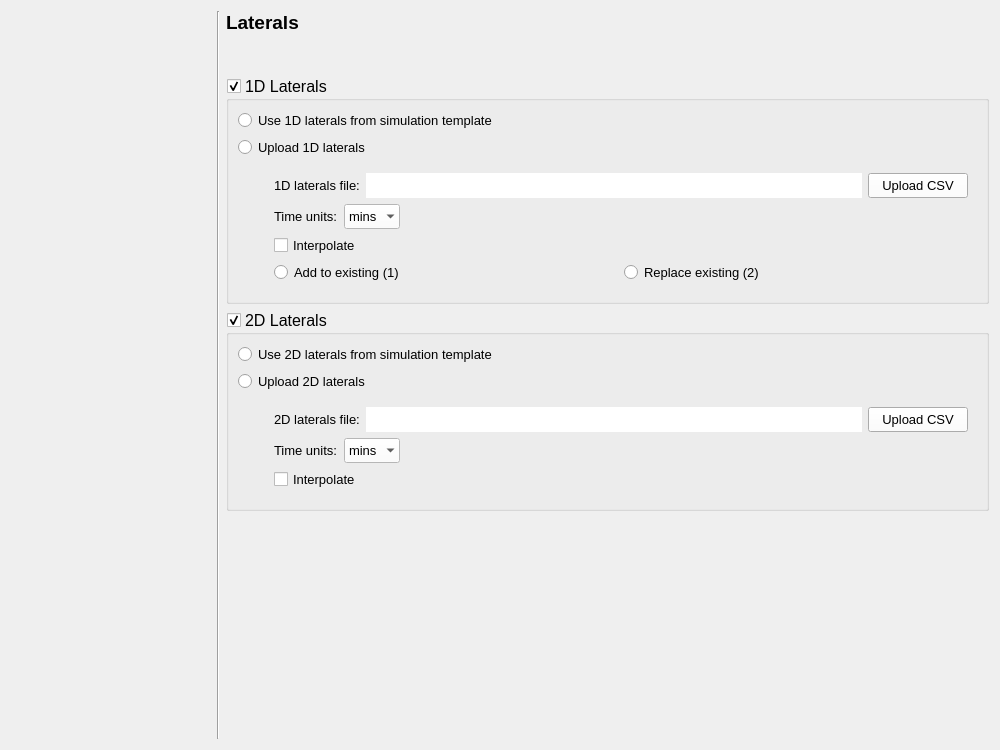
<?xml version="1.0" encoding="UTF-8"?>
<ui version="4.0">
 <class>Form</class>
 <widget class="QWidget" name="Form">
  <property name="geometry">
   <rect>
    <x>0</x>
    <y>0</y>
    <width>1000</width>
    <height>750</height>
   </rect>
  </property>
  <property name="minimumSize">
   <size>
    <width>0</width>
    <height>0</height>
   </size>
  </property>
  <property name="palette">
   <palette>
    <active>
     <colorrole role="Button">
      <brush brushstyle="SolidPattern">
       <color alpha="255">
        <red>255</red>
        <green>255</green>
        <blue>255</blue>
       </color>
      </brush>
     </colorrole>
    </active>
    <inactive>
     <colorrole role="Button">
      <brush brushstyle="SolidPattern">
       <color alpha="255">
        <red>255</red>
        <green>255</green>
        <blue>255</blue>
       </color>
      </brush>
     </colorrole>
    </inactive>
    <disabled>
     <colorrole role="Button">
      <brush brushstyle="SolidPattern">
       <color alpha="255">
        <red>255</red>
        <green>255</green>
        <blue>255</blue>
       </color>
      </brush>
     </colorrole>
    </disabled>
   </palette>
  </property>
  <property name="font">
   <font>
    <family>Segoe UI</family>
    <pointsize>12</pointsize>
   </font>
  </property>
  <property name="windowTitle">
   <string>Form</string>
  </property>
  <layout class="QGridLayout" name="gridLayout">
   <item row="0" column="0" rowspan="11">
    <widget class="QWidget" name="wizard_steps_widget" native="true">
     <property name="sizePolicy">
      <sizepolicy hsizetype="Preferred" vsizetype="Expanding">
       <horstretch>0</horstretch>
       <verstretch>0</verstretch>
      </sizepolicy>
     </property>
     <property name="minimumSize">
      <size>
       <width>200</width>
       <height>0</height>
      </size>
     </property>
     <property name="maximumSize">
      <size>
       <width>200</width>
       <height>16777215</height>
      </size>
     </property>
     <layout class="QVBoxLayout" name="verticalLayout_2"/>
    </widget>
   </item>
   <item row="0" column="1" rowspan="11">
    <widget class="Line" name="line">
     <property name="sizePolicy">
      <sizepolicy hsizetype="Fixed" vsizetype="Expanding">
       <horstretch>0</horstretch>
       <verstretch>0</verstretch>
      </sizepolicy>
     </property>
     <property name="orientation">
      <enum>Qt::Vertical</enum>
     </property>
    </widget>
   </item>
   <item row="0" column="2">
    <widget class="QLabel" name="label">
     <property name="font">
      <font>
       <family>Segoe UI</family>
       <pointsize>14</pointsize>
       <weight>75</weight>
       <bold>true</bold>
       <underline>false</underline>
      </font>
     </property>
     <property name="text">
      <string>Laterals</string>
     </property>
    </widget>
   </item>
   <item row="9" column="2">
    <spacer name="verticalSpacer">
     <property name="orientation">
      <enum>Qt::Vertical</enum>
     </property>
     <property name="sizeHint" stdset="0">
      <size>
       <width>20</width>
       <height>40</height>
      </size>
     </property>
    </spacer>
   </item>
   <item row="10" column="2">
    <spacer name="horizontalSpacer">
     <property name="orientation">
      <enum>Qt::Horizontal</enum>
     </property>
     <property name="sizeHint" stdset="0">
      <size>
       <width>40</width>
       <height>20</height>
      </size>
     </property>
    </spacer>
   </item>
   <item row="8" column="2">
    <widget class="QGroupBox" name="groupbox_2d">
     <property name="font">
      <font>
       <family>Segoe UI</family>
       <pointsize>12</pointsize>
      </font>
     </property>
     <property name="title">
      <string>2D Laterals</string>
     </property>
     <property name="checkable">
      <bool>true</bool>
     </property>
     <layout class="QGridLayout" name="gridLayout_3">
      <property name="leftMargin">
       <number>9</number>
      </property>
      <property name="topMargin">
       <number>9</number>
      </property>
      <property name="rightMargin">
       <number>9</number>
      </property>
      <property name="bottomMargin">
       <number>9</number>
      </property>
      <item row="1" column="0">
       <widget class="QRadioButton" name="rb_upload_2d_laterals">
        <property name="font">
         <font>
          <family>Segoe UI</family>
          <pointsize>10</pointsize>
         </font>
        </property>
        <property name="text">
         <string>Upload 2D laterals</string>
        </property>
       </widget>
      </item>
      <item row="0" column="0">
       <widget class="QRadioButton" name="rb_use_2d_laterals">
        <property name="font">
         <font>
          <family>Segoe UI</family>
          <pointsize>10</pointsize>
         </font>
        </property>
        <property name="text">
         <string>Use 2D laterals from simulation template</string>
        </property>
       </widget>
      </item>
      <item row="2" column="0">
       <widget class="QWidget" name="uploadgroup_2d" native="true">
        <layout class="QGridLayout" name="gridLayout_5">
         <property name="leftMargin">
          <number>36</number>
         </property>
         <property name="topMargin">
          <number>9</number>
         </property>
         <property name="rightMargin">
          <number>9</number>
         </property>
         <property name="bottomMargin">
          <number>9</number>
         </property>
         <item row="0" column="0">
          <layout class="QHBoxLayout" name="horizontalLayout_3">
           <property name="bottomMargin">
            <number>0</number>
           </property>
           <item>
            <widget class="QLabel" name="lb_2d_laterals_file">
             <property name="minimumSize">
              <size>
               <width>0</width>
               <height>20</height>
              </size>
             </property>
             <property name="maximumSize">
              <size>
               <width>16777215</width>
               <height>16777215</height>
              </size>
             </property>
             <property name="font">
              <font>
               <family>Segoe UI</family>
               <pointsize>10</pointsize>
              </font>
             </property>
             <property name="text">
              <string>2D laterals file:</string>
             </property>
            </widget>
           </item>
           <item>
            <widget class="QLineEdit" name="il_2d_upload">
             <property name="enabled">
              <bool>true</bool>
             </property>
             <property name="sizePolicy">
              <sizepolicy hsizetype="Expanding" vsizetype="Preferred">
               <horstretch>0</horstretch>
               <verstretch>0</verstretch>
              </sizepolicy>
             </property>
             <property name="minimumSize">
              <size>
               <width>225</width>
               <height>25</height>
              </size>
             </property>
             <property name="maximumSize">
              <size>
               <width>16777215</width>
               <height>16777215</height>
              </size>
             </property>
             <property name="font">
              <font>
               <family>Segoe UI</family>
               <pointsize>10</pointsize>
              </font>
             </property>
             <property name="styleSheet">
              <string notr="true">QLineEdit {background-color: white;}</string>
             </property>
             <property name="frame">
              <bool>false</bool>
             </property>
             <property name="readOnly">
              <bool>true</bool>
             </property>
            </widget>
           </item>
           <item>
            <widget class="QPushButton" name="pb_upload_2d_laterals">
             <property name="sizePolicy">
              <sizepolicy hsizetype="Minimum" vsizetype="Preferred">
               <horstretch>0</horstretch>
               <verstretch>0</verstretch>
              </sizepolicy>
             </property>
             <property name="minimumSize">
              <size>
               <width>100</width>
               <height>25</height>
              </size>
             </property>
             <property name="maximumSize">
              <size>
               <width>16777215</width>
               <height>16777215</height>
              </size>
             </property>
             <property name="font">
              <font>
               <family>Segoe UI</family>
               <pointsize>10</pointsize>
              </font>
             </property>
             <property name="text">
              <string>Upload CSV</string>
             </property>
            </widget>
           </item>
          </layout>
         </item>
         <item row="1" column="0">
          <layout class="QHBoxLayout" name="horizontalLayout_4">
           <property name="sizeConstraint">
            <enum>QLayout::SetMinimumSize</enum>
           </property>
           <item>
            <widget class="QLabel" name="lb_2d_units">
             <property name="minimumSize">
              <size>
               <width>0</width>
               <height>20</height>
              </size>
             </property>
             <property name="maximumSize">
              <size>
               <width>100</width>
               <height>16777215</height>
              </size>
             </property>
             <property name="font">
              <font>
               <family>Segoe UI</family>
               <pointsize>10</pointsize>
              </font>
             </property>
             <property name="text">
              <string>Time units:</string>
             </property>
            </widget>
           </item>
           <item>
            <widget class="QComboBox" name="cbo_2d_units">
             <property name="sizePolicy">
              <sizepolicy hsizetype="Minimum" vsizetype="Preferred">
               <horstretch>0</horstretch>
               <verstretch>0</verstretch>
              </sizepolicy>
             </property>
             <property name="minimumSize">
              <size>
               <width>55</width>
               <height>25</height>
              </size>
             </property>
             <property name="maximumSize">
              <size>
               <width>100</width>
               <height>16777215</height>
              </size>
             </property>
             <property name="font">
              <font>
               <family>Segoe UI</family>
               <pointsize>10</pointsize>
              </font>
             </property>
             <property name="styleSheet">
              <string notr="true">QComboBox {background-color:white; selection-background-color: lightgray;}</string>
             </property>
             <property name="frame">
              <bool>false</bool>
             </property>
             <item>
              <property name="text">
               <string>mins</string>
              </property>
             </item>
             <item>
              <property name="text">
               <string>hrs</string>
              </property>
             </item>
             <item>
              <property name="text">
               <string>s</string>
              </property>
             </item>
            </widget>
           </item>
           <item>
            <spacer name="horizontalSpacer_3">
             <property name="orientation">
              <enum>Qt::Horizontal</enum>
             </property>
             <property name="sizeHint" stdset="0">
              <size>
               <width>40</width>
               <height>20</height>
              </size>
             </property>
            </spacer>
           </item>
          </layout>
         </item>
         <item row="2" column="0">
          <widget class="QCheckBox" name="cb_2d_interpolate">
           <property name="font">
            <font>
             <family>Segoe UI</family>
             <pointsize>10</pointsize>
            </font>
           </property>
           <property name="text">
            <string>Interpolate</string>
           </property>
          </widget>
         </item>
        </layout>
       </widget>
      </item>
     </layout>
    </widget>
   </item>
   <item row="7" column="2">
    <widget class="QGroupBox" name="groupbox_1d">
     <property name="title">
      <string>1D Laterals</string>
     </property>
     <property name="checkable">
      <bool>true</bool>
     </property>
     <layout class="QGridLayout" name="gridLayout_2">
      <property name="leftMargin">
       <number>9</number>
      </property>
      <property name="topMargin">
       <number>9</number>
      </property>
      <property name="rightMargin">
       <number>9</number>
      </property>
      <property name="bottomMargin">
       <number>9</number>
      </property>
      <item row="1" column="0">
       <widget class="QRadioButton" name="rb_upload_1d_laterals">
        <property name="font">
         <font>
          <family>Segoe UI</family>
          <pointsize>10</pointsize>
         </font>
        </property>
        <property name="text">
         <string>Upload 1D laterals</string>
        </property>
       </widget>
      </item>
      <item row="0" column="0">
       <widget class="QRadioButton" name="rb_use_1d_laterals">
        <property name="font">
         <font>
          <family>Segoe UI</family>
          <pointsize>10</pointsize>
         </font>
        </property>
        <property name="text">
         <string>Use 1D laterals from simulation template</string>
        </property>
       </widget>
      </item>
      <item row="2" column="0">
       <widget class="QWidget" name="uploadgroup_1d" native="true">
        <layout class="QGridLayout" name="gridLayout_4">
         <property name="leftMargin">
          <number>36</number>
         </property>
         <property name="topMargin">
          <number>9</number>
         </property>
         <property name="rightMargin">
          <number>9</number>
         </property>
         <property name="bottomMargin">
          <number>9</number>
         </property>
         <item row="1" column="0">
          <layout class="QHBoxLayout" name="horizontalLayout_2">
           <property name="sizeConstraint">
            <enum>QLayout::SetMinimumSize</enum>
           </property>
           <item>
            <widget class="QLabel" name="lb_1d_units">
             <property name="minimumSize">
              <size>
               <width>0</width>
               <height>20</height>
              </size>
             </property>
             <property name="maximumSize">
              <size>
               <width>100</width>
               <height>16777215</height>
              </size>
             </property>
             <property name="font">
              <font>
               <family>Segoe UI</family>
               <pointsize>10</pointsize>
              </font>
             </property>
             <property name="text">
              <string>Time units:</string>
             </property>
            </widget>
           </item>
           <item>
            <widget class="QComboBox" name="cbo_1d_units">
             <property name="sizePolicy">
              <sizepolicy hsizetype="Minimum" vsizetype="Preferred">
               <horstretch>0</horstretch>
               <verstretch>0</verstretch>
              </sizepolicy>
             </property>
             <property name="minimumSize">
              <size>
               <width>55</width>
               <height>25</height>
              </size>
             </property>
             <property name="maximumSize">
              <size>
               <width>100</width>
               <height>16777215</height>
              </size>
             </property>
             <property name="font">
              <font>
               <family>Segoe UI</family>
               <pointsize>10</pointsize>
              </font>
             </property>
             <property name="styleSheet">
              <string notr="true">QComboBox {background-color:white; selection-background-color: lightgray;}</string>
             </property>
             <property name="frame">
              <bool>false</bool>
             </property>
             <item>
              <property name="text">
               <string>mins</string>
              </property>
             </item>
             <item>
              <property name="text">
               <string>hrs</string>
              </property>
             </item>
             <item>
              <property name="text">
               <string>s</string>
              </property>
             </item>
            </widget>
           </item>
           <item>
            <spacer name="horizontalSpacer_2">
             <property name="orientation">
              <enum>Qt::Horizontal</enum>
             </property>
             <property name="sizeHint" stdset="0">
              <size>
               <width>40</width>
               <height>20</height>
              </size>
             </property>
            </spacer>
           </item>
          </layout>
         </item>
         <item row="0" column="0">
          <layout class="QHBoxLayout" name="horizontalLayout">
           <property name="bottomMargin">
            <number>0</number>
           </property>
           <item>
            <widget class="QLabel" name="lb_1d_laterals_file">
             <property name="minimumSize">
              <size>
               <width>0</width>
               <height>20</height>
              </size>
             </property>
             <property name="maximumSize">
              <size>
               <width>16777215</width>
               <height>16777215</height>
              </size>
             </property>
             <property name="font">
              <font>
               <family>Segoe UI</family>
               <pointsize>10</pointsize>
              </font>
             </property>
             <property name="text">
              <string>1D laterals file:</string>
             </property>
            </widget>
           </item>
           <item>
            <widget class="QLineEdit" name="il_1d_upload">
             <property name="enabled">
              <bool>true</bool>
             </property>
             <property name="sizePolicy">
              <sizepolicy hsizetype="Expanding" vsizetype="Preferred">
               <horstretch>0</horstretch>
               <verstretch>0</verstretch>
              </sizepolicy>
             </property>
             <property name="minimumSize">
              <size>
               <width>225</width>
               <height>25</height>
              </size>
             </property>
             <property name="maximumSize">
              <size>
               <width>16777215</width>
               <height>16777215</height>
              </size>
             </property>
             <property name="font">
              <font>
               <family>Segoe UI</family>
               <pointsize>10</pointsize>
              </font>
             </property>
             <property name="styleSheet">
              <string notr="true">QLineEdit {background-color: white;}</string>
             </property>
             <property name="frame">
              <bool>false</bool>
             </property>
             <property name="readOnly">
              <bool>true</bool>
             </property>
            </widget>
           </item>
           <item>
            <widget class="QPushButton" name="pb_upload_1d_laterals">
             <property name="sizePolicy">
              <sizepolicy hsizetype="Minimum" vsizetype="Preferred">
               <horstretch>0</horstretch>
               <verstretch>0</verstretch>
              </sizepolicy>
             </property>
             <property name="minimumSize">
              <size>
               <width>100</width>
               <height>25</height>
              </size>
             </property>
             <property name="maximumSize">
              <size>
               <width>16777215</width>
               <height>16777215</height>
              </size>
             </property>
             <property name="font">
              <font>
               <family>Segoe UI</family>
               <pointsize>10</pointsize>
              </font>
             </property>
             <property name="text">
              <string>Upload CSV</string>
             </property>
            </widget>
           </item>
          </layout>
         </item>
         <item row="2" column="0">
          <widget class="QCheckBox" name="cb_1d_interpolate">
           <property name="minimumSize">
            <size>
             <width>14</width>
             <height>14</height>
            </size>
           </property>
           <property name="maximumSize">
            <size>
             <width>16777215</width>
             <height>16777215</height>
            </size>
           </property>
           <property name="font">
            <font>
             <family>Segoe UI</family>
             <pointsize>10</pointsize>
            </font>
           </property>
           <property name="layoutDirection">
            <enum>Qt::LeftToRight</enum>
           </property>
           <property name="text">
            <string>Interpolate</string>
           </property>
           <property name="checked">
            <bool>false</bool>
           </property>
          </widget>
         </item>
         <item row="3" column="0">
          <widget class="QWidget" name="additional_1d" native="true">
           <layout class="QHBoxLayout" name="horizontalLayout_5">
            <property name="leftMargin">
             <number>0</number>
            </property>
            <property name="topMargin">
             <number>0</number>
            </property>
            <property name="rightMargin">
             <number>0</number>
            </property>
            <property name="bottomMargin">
             <number>0</number>
            </property>
            <item>
             <widget class="QRadioButton" name="rb_add_to_existing">
              <property name="font">
               <font>
                <family>Segoe UI</family>
                <pointsize>10</pointsize>
               </font>
              </property>
              <property name="text">
               <string>Add to existing (1)</string>
              </property>
             </widget>
            </item>
            <item>
             <widget class="QRadioButton" name="rb_replace_existing">
              <property name="font">
               <font>
                <family>Segoe UI</family>
                <pointsize>10</pointsize>
               </font>
              </property>
              <property name="text">
               <string>Replace existing (2)</string>
              </property>
             </widget>
            </item>
           </layout>
          </widget>
         </item>
        </layout>
       </widget>
      </item>
     </layout>
    </widget>
   </item>
  </layout>
 </widget>
 <resources/>
 <connections/>
</ui>
